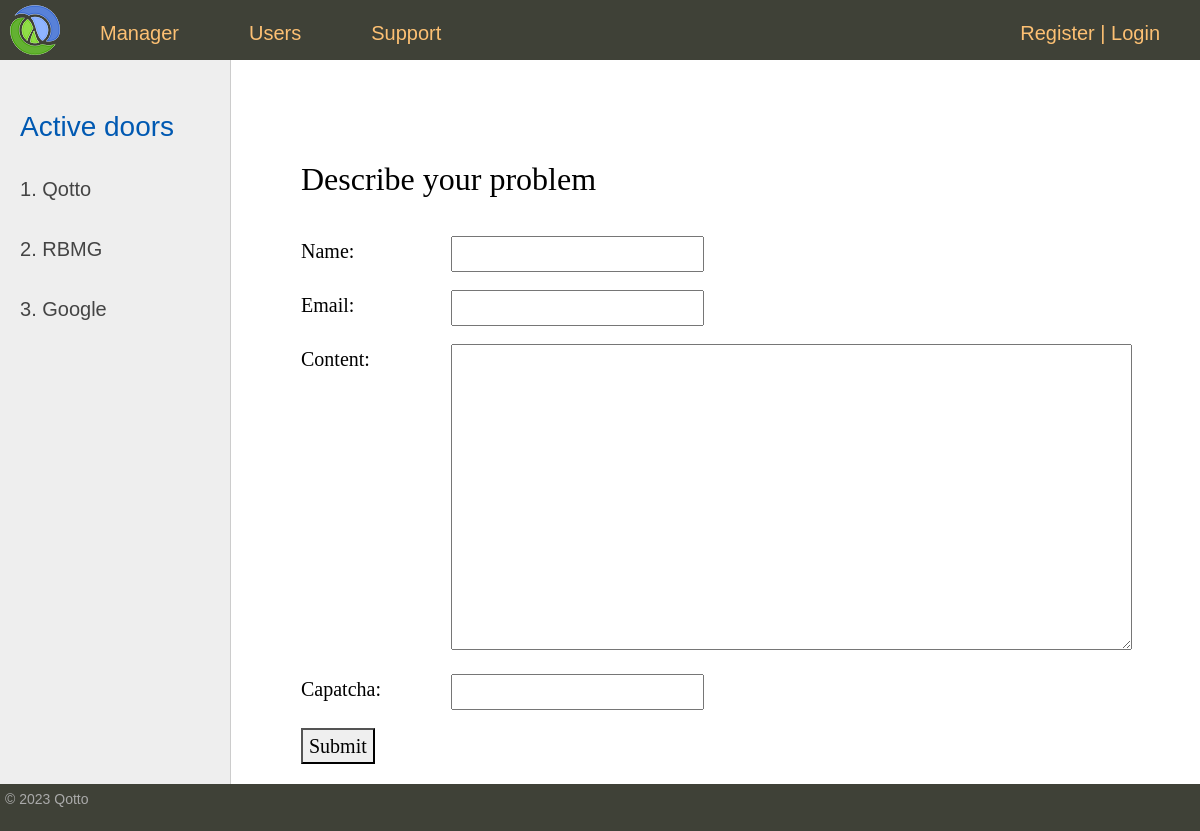
/support/, run on the app's committed database.
### door/models.py (models this page shows, shortened)
class Door(models.Model):
    name = models.CharField(max_length=50, verbose_name="Company name")
    slug = models.SlugField(max_length=255, unique=True, db_index=True, verbose_name="URL")
    url = models.URLField(max_length=200, null=True, verbose_name="Link")
    class Meta:
        verbose_name = "Registered door"
        verbose_name_plural = "Registered doors"
        ordering = ['id']
    def get_absolute_url(self):
        return reverse('door', kwargs={"door_slug": self.slug})

### door/views.py (the view, shortened to what this page needs)
# urls.py: path('support/', SupportFormView.as_view(), name='support'),
class SupportFormView(DataMixin, FormView):
    form_class = SupportForm
    template_name = 'door/support.html'
    success_url = reverse_lazy('home')
    def get_context_data(self, *, object_list=None, **kwargs):
        context = super().get_context_data(**kwargs)
        c_def = self.get_user_context(title="Describe your problem")
        return dict(list(context.items()) + list(c_def.items()))

### door/forms.py
class SupportForm(forms.Form):
    name = forms.CharField(label='Name', max_length=255)
    email = forms.EmailField(label='Email')
    content = forms.CharField(widget=forms.Textarea(attrs={'cols': 60, 'rows': 10}))
    capatcha = CaptchaField()

### door/templatetags/door_tags.py (called while the page is built)
@register.simple_tag(name='getdoors')
def get_door(filter=None):
    if not filter:
        return Door.objects.all()
    else:
        return Door.objects.filter(pk=filter)

@register.inclusion_tag('door/list_door.html')
def show_doors(sort=None, door_selected=0):
    if not sort:
        doors = Door.objects.all()
    else:
        doors = Door.objects.order_by(sort)
    return {"doors": doors, "door_selected": door_selected}

### door/utils.py (called while the page is built)
    def get_user_context(self, **kwargs):
        context = kwargs
        doors = Door.objects.all()
        user_menu = menu.copy()
        if not self.request.user.is_authenticated:
            for _ in range(3):
                user_menu.pop(2)
        context['menu'] = user_menu
        context['door'] = doors
        if 'door_selected' not in context:
            context['door_selected'] = 0
        return context

### door/templates/door/support.html (shortened to what this page needs)
{%  extends 'door/base.html' %}
{% block content %}
<h1>{{title}}</h1>
<br>
<form method="post">
{% for f in form %}
<p><label class="form-label" for="{{ f.id_for_label }}">{{f.label}}: </label>{{ f }}</p>
{% endfor %}
    <button type="submit">Submit</button>
</form>
{% endblock %}

### door/templates/door/list_door.html
{% for door in doors %}
{% if door.pk|add:"0" == door_selected|add:"0" %}
<li class="selected">{{door.id}}.{{door.name}}</li>
{% else %}
<li><a href="{{ door.get_absolute_url }}">{{door.id}}. {{door.name}}</a></li>
{% endif %}
{% endfor %}

### door/static/door/css/styles.css (style rules this page uses)
html, body { font-family: 'Arial'; margin: 0; padding: 0; height: 100%; width: 100%; color: #444; }
a { color: #0059b2; text-decoration: none; }
.left-chapters ul li { margin: 30px 0 0 0; color: #999; }
.left-chapters ul li a { color: #444; text-decoration: none; }
.content-text h1 { font-size: 32px; }
.form-label { display: inline-block; min-width: 150px; vertical-align: top; }

### data on the page
Door: id "1", name "Qotto"
Door: id "2", name "RBMG"
Door: id "3", name "Google"

### other printed values
{{ m.title }} "Manager" "Users" "Support"
{{ title }} "Describe your problem"
{{ f.label }} "Name" "Email" "Content" "Capatcha"
